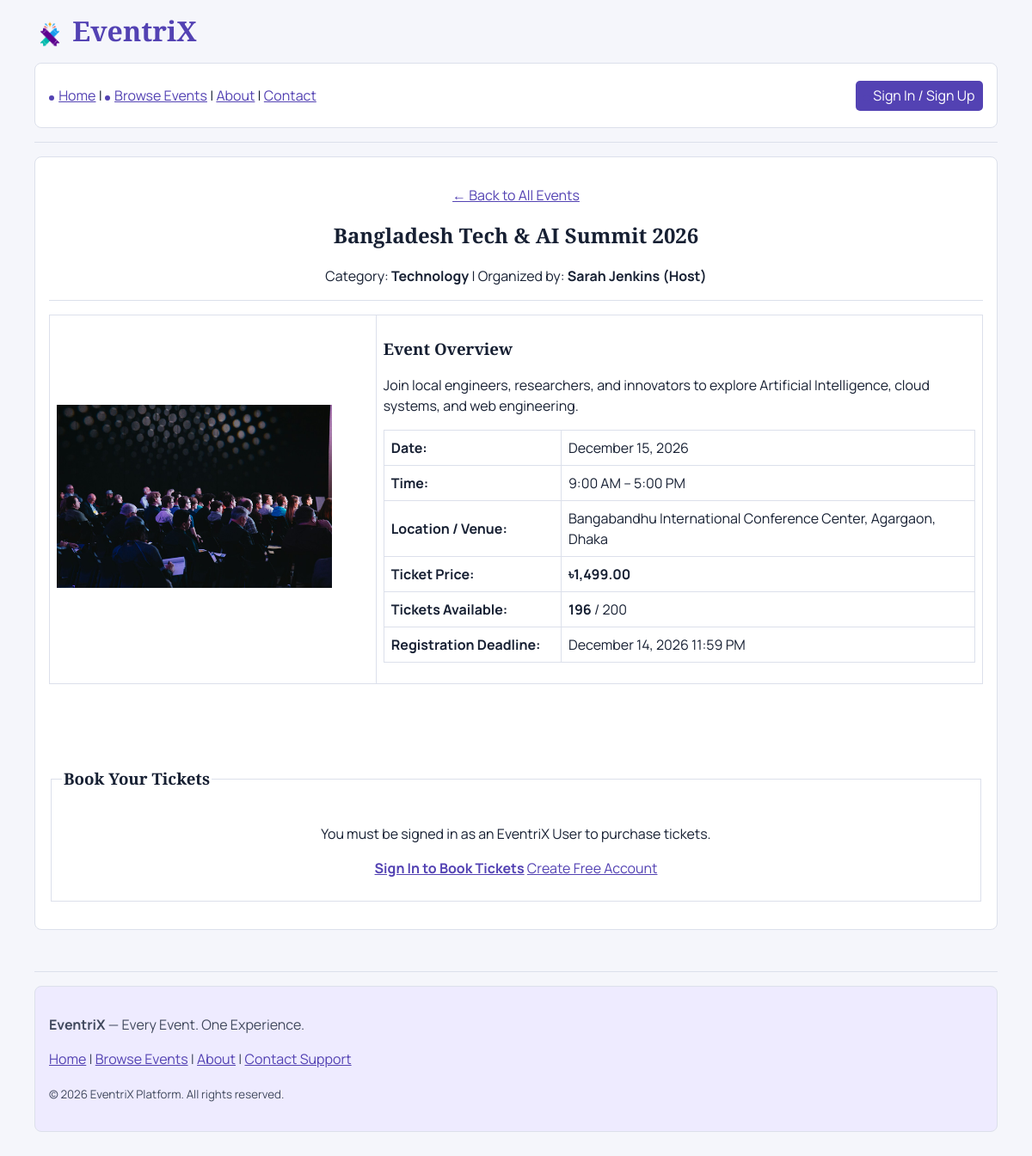
Screenshot of /event-details.html?id=1 with the database file from the repository.
### tables this page shows
CREATE TABLE `events` (
  `id` INT AUTO_INCREMENT PRIMARY KEY,
  `host_id` INT NOT NULL,
  `title` VARCHAR(200) NOT NULL,
  `description` TEXT NOT NULL,
  `category` VARCHAR(100) NOT NULL,
  `image` VARCHAR(255) DEFAULT NULL,
  `event_date` DATE NOT NULL,
  `start_time` TIME NOT NULL,
  `end_time` TIME NOT NULL,
  `location` VARCHAR(255) NOT NULL,
  `ticket_price` DECIMAL(10,2) NOT NULL DEFAULT 0.00,
  `total_tickets` INT NOT NULL,
  `available_tickets` INT NOT NULL,
  `registration_deadline` DATETIME NOT NULL,
  `status` ENUM('Draft', 'Pending Approval', 'Approved', 'Rejected', 'Completed', 'Cancelled') NOT NULL DEFAULT 'Pending Approval',
  `created_at` TIMESTAMP DEFAULT CURRENT_TIMESTAMP,
  `updated_at` TIMESTAMP DEFAULT CURRENT_TIMESTAMP ON UPDATE CURRENT_TIMESTAMP,
  FOREIGN KEY (`host_id`) REFERENCES `users`(`id`) ON DELETE CASCADE,
  INDEX `idx_events_status` (`status`),
  INDEX `idx_events_category` (`category`),
  INDEX `idx_events_date` (`event_date`)
);

CREATE TABLE `users` (
  `id` INT AUTO_INCREMENT PRIMARY KEY,
  `full_name` VARCHAR(100) NOT NULL,
  `email` VARCHAR(150) NOT NULL UNIQUE,
  `password` VARCHAR(255) NOT NULL,
  `role` ENUM('admin', 'host', 'user') NOT NULL DEFAULT 'user',
  `status` ENUM('active', 'suspended') NOT NULL DEFAULT 'active',
  `created_at` TIMESTAMP DEFAULT CURRENT_TIMESTAMP,
  INDEX `idx_users_role` (`role`),
  INDEX `idx_users_status` (`status`)
);

### includes/functions.php (called while the page is built, shortened)
<?php
function e($value) {
    return htmlspecialchars((string)$value, ENT_QUOTES, 'UTF-8');
}
function format_price($amount) {
    return '৳' . number_format((float)$amount, 2);
}
function format_date($date_str) {
    return date('F j, Y', strtotime($date_str));
}
function format_time($time_str) {
    return date('g:i A', strtotime($time_str));
}
?>

### includes/auth.php (called while the page is built, shortened)
<?php
function is_logged_in() {
    return isset($_SESSION['user_id']);
}
?>

### event-details.php (the view, shortened to what this page needs)
<?php
require_once __DIR__ . '/includes/database.php';
require_once __DIR__ . '/includes/functions.php';
require_once __DIR__ . '/includes/auth.php';
$event_id = isset($_GET['id']) ? (int)$_GET['id'] : 0;
$stmt = $pdo->prepare("SELECT e.*, u.full_name AS host_name, u.email AS host_email
                      FROM events e
                      JOIN users u ON e.host_id = u.id
                      WHERE e.id = ?
                      LIMIT 1");
$stmt->execute([$event_id]);
$event = $stmt->fetch();
$now = new DateTime();
$deadline = new DateTime($event['registration_deadline']);
$deadline_passed = ($now > $deadline);
$is_sold_out = ($event['available_tickets'] <= 0);
$can_book = ($event['status'] === 'Approved') && !$deadline_passed && !$is_sold_out;
require __DIR__ . '/includes/header.php';
?>
<center>
    <p><a href="events.html">&larr; Back to All Events</a></p>
    <h2><?php echo e($event['title']); ?></h2>
    <p>Category: <strong><?php echo e($event['category']); ?></strong> | Organized by: <strong><?php echo e($event['host_name']); ?></strong></p>
    <hr>
    <table border="1" cellpadding="10" cellspacing="0" width="85%">
        <tr>
            <?php if (!empty($event['image']) && file_exists(__DIR__ . '/' . $event['image'])): ?>
                <td width="35%" align="center" valign="middle">
                    <img class="event-cover-large" src="<?php echo e($event['image']); ?>" alt="<?php echo e($event['title']); ?> cover" width="280">
                </td>
            <?php endif; ?>
            <td valign="top">
                <h3>Event Overview</h3>
                <p><?php echo nl2br(e($event['description'])); ?></p>
                <table border="1" cellpadding="6" cellspacing="0" width="100%">
                    <tr>
                        <td width="30%"><strong>Date:</strong></td>
                        <td><?php echo format_date($event['event_date']); ?></td>
                    </tr>
                    <tr>
                        <td><strong>Time:</strong></td>
                        <td><?php echo format_time($event['start_time']); ?> &ndash; <?php echo format_time($event['end_time']); ?></td>
                    </tr>
                    <tr>
                        <td><strong>Location / Venue:</strong></td>
                        <td><?php echo e($event['location']); ?></td>
                    </tr>
                    <tr>
                        <td><strong>Ticket Price:</strong></td>
                        <td><strong><?php echo $event['ticket_price'] > 0 ? format_price($event['ticket_price']) : 'FREE'; ?></strong></td>
                    </tr>
                    <tr>
                        <td><strong>Tickets Available:</strong></td>
                        <td>
                            <?php if ($event['available_tickets'] > 0): ?>
                                <strong><?php echo $event['available_tickets']; ?></strong> / <?php echo $event['total_tickets']; ?>
                            <?php else: ?>
                                <mark><strong>SOLD OUT</strong></mark>
                            <?php endif; ?>
                        </td>
                    </tr>
                    <tr>
                        <td><strong>Registration Deadline:</strong></td>
                        <td>
                            <?php echo date('F j, Y g:i A', strtotime($event['registration_deadline'])); ?>
                        </td>
                    </tr>
                </table>
            </td>
        </tr>
    </table>
    <br><br>
    <section>
        <fieldset>
            <legend><h3>Book Your Tickets</h3></legend>
            <?php if (!$can_book): ?>
                <?php if ($is_sold_out): ?>
                    <p><mark><strong>This event is currently sold out.</strong> No more tickets are available.</mark></p>
                <?php elseif ($deadline_passed): ?>
                    <p><mark><strong>Registration Closed.</strong> The registration deadline for this event has passed.</mark></p>
                <?php else: ?>
                    <p><mark>Ticket booking is not currently open for this event.</mark></p>
                <?php endif; ?>
            <?php elseif (!is_logged_in()): ?>
                <p>You must be signed in as an EventriX User to purchase tickets.</p>
                <p>
                    <a href="login.html"><strong>Sign In to Book Tickets</strong></a>
                    <a href="login.html?tab=signup">Create Free Account</a>
                </p>
            <?php endif; ?>
        </fieldset>
    </section>
</center>
<?php require __DIR__ . '/includes/footer.php'; ?>

### assets/css/site.css (style rules this page uses)
:root { --accent: #5342b3; --ink: #172033; --line: #dce0eb; }
* { box-sizing: border-box; }
body { margin: 0 auto; max-width: 72rem; padding: 1rem; color: var(--ink); background: #f5f6fb; font: 1rem/1.5 Manrope, Arial, sans-serif; }
h1, h2, h3 { font-family: "Playfair Display", Georgia, serif; line-height: 1.25; }
a { color: var(--accent); }
hr { border: 0; border-top: 1px solid var(--line); }
img { max-width: 100%; height: auto; }
.event-cover-large { width: 320px; }
fieldset { min-width: 0; margin-block: 1rem; border: 1px solid var(--line); }
table { width: 100%; margin-block: 1rem; border-collapse: collapse; border-color: var(--line); }
th, td { padding: .5rem; border: 1px solid var(--line); text-align: left; }

### rows the page displays
events: title "Bangladesh Tech & AI Summit 2026", category "Technology", host.full_name "Sarah Jenkins (Host)", image (picture), description "Join local engineers, researchers, and innovators to explore Artificial Intelligence, cloud systems, and web engineering.", event_date "December 15, 2026", start_time "9:00 AM", end_time "5:00 PM", location "Bangabandhu International Conference Center, Agargaon, Dhaka", ticket_price "৳1,499.00", available_tickets "196", total_tickets "200", registration_deadline "December 14, 2026 11:59 PM"

### other values shown
$site_name "EventriX"
